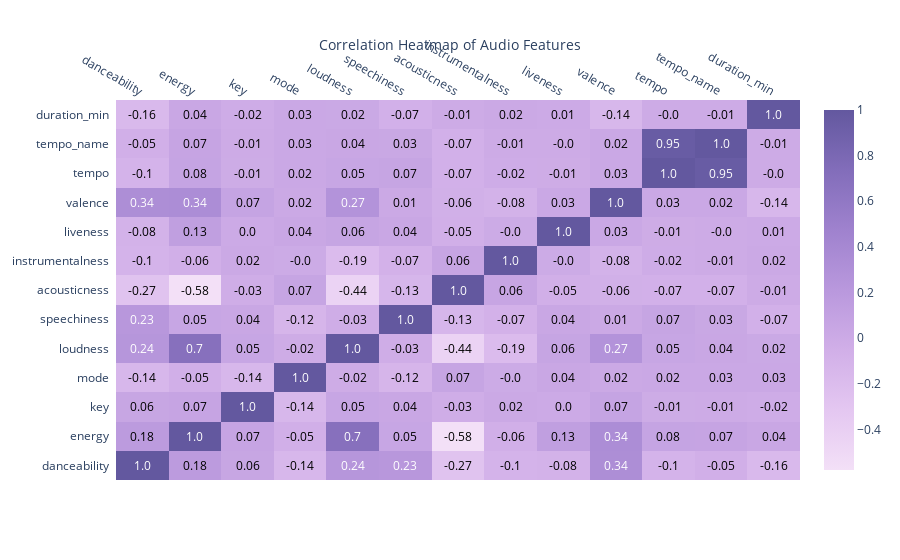

The cell this chart's notebook holds for it:
### Code cell
# Create a correlation matrix
corr = charts.corr()

# Convert the correlation matrix to a 1D array
corr_arr = np.array(corr)

# Create a heatmap
heatmap = ff.create_annotated_heatmap(
    z=corr_arr,
    x=list(corr.columns),
    y=list(corr.index),
    annotation_text=corr_arr.round(2),
    showscale=True,
    colorscale='Purp',
)

# Add title
heatmap.update_layout(title_text='Correlation Heatmap of Audio Features',
                      title_x=0.5,
                      title_font=dict(size=14),
                      )

# Display the heatmap
heatmap.show()

### Figure 1 — Plotly figure (JSON) as saved in the notebook; plotly's stock layout.template omitted (floating-point values rounded to 4 significant figures; data arrays with more than 128 entries replaced by an {"elided": "..."} marker saying what was removed)
{"data": [{"colorscale": [[0, "rgb(243, 224, 247)"], [0.1667, "rgb(228, 199, 241)"], [0.3333, "rgb(209, 175, 232)"], [0.5, "rgb(185, 152, 221)"], [0.6667, "rgb(159, 130, 206)"], [0.8333, "rgb(130, 109, 186)"], [1, "rgb(99, 88, 159)"]], "reversescale": false, "showscale": true, "type": "heatmap", "x": ["danceability", "energy", "key", "mode", "loudness", "speechiness", "acousticness", "instrumentalness", "liveness", "valence", "tempo", "tempo_name", "duration_min"], "y": ["danceability", "energy", "key", "mode", "loudness", "speechiness", "acousticness", "instrumentalness", "liveness", "valence", "tempo", "tempo_name", "duration_min"], "z": {"elided": "13x13 float values"}}], "layout": {"annotations": [{"font": {"color": "#FFFFFF"}, "showarrow": false, "text": "1.0", "x": "danceability", "xref": "x", "y": "danceability", "yref": "y"}, {"font": {"color": "#000000"}, "showarrow": false, "text": "0.18", "x": "energy", "xref": "x", "y": "danceability", "yref": "y"}, {"font": {"color": "#000000"}, "showarrow": false, "text": "0.06", "x": "key", "xref": "x", "y": "danceability", "yref": "y"}, {"font": {"color": "#000000"}, "showarrow": false, "text": "-0.14", "x": "mode", "xref": "x", "y": "danceability", "yref": "y"}, {"font": {"color": "#FFFFFF"}, "showarrow": false, "text": "0.24", "x": "loudness", "xref": "x", "y": "danceability", "yref": "y"}, {"font": {"color": "#FFFFFF"}, "showarrow": false, "text": "0.23", "x": "speechiness", "xref": "x", "y": "danceability", "yref": "y"}, {"font": {"color": "#000000"}, "showarrow": false, "text": "-0.27", "x": "acousticness", "xref": "x", "y": "danceability", "yref": "y"}, {"font": {"color": "#000000"}, "showarrow": false, "text": "-0.1", "x": "instrumentalness", "xref": "x", "y": "danceability", "yref": "y"}, {"font": {"color": "#000000"}, "showarrow": false, "text": "-0.08", "x": "liveness", "xref": "x", "y": "danceability", "yref": "y"}, {"font": {"color": "#FFFFFF"}, "showarrow": false, "text": "0.34", "x": "valence", "xref": "x", "y": "danceability", "yref": "y"}, {"font": {"color": "#000000"}, "showarrow": false, "text": "-0.1", "x": "tempo", "xref": "x", "y": "danceability", "yref": "y"}, {"font": {"color": "#000000"}, "showarrow": false, "text": "-0.05", "x": "tempo_name", "xref": "x", "y": "danceability", "yref": "y"}, {"font": {"color": "#000000"}, "showarrow": false, "text": "-0.16", "x": "duration_min", "xref": "x", "y": "danceability", "yref": "y"}, {"font": {"color": "#000000"}, "showarrow": false, "text": "0.18", "x": "danceability", "xref": "x", "y": "energy", "yref": "y"}, {"font": {"color": "#FFFFFF"}, "showarrow": false, "text": "1.0", "x": "energy", "xref": "x", "y": "energy", "yref": "y"}, {"font": {"color": "#000000"}, "showarrow": false, "text": "0.07", "x": "key", "xref": "x", "y": "energy", "yref": "y"}, {"font": {"color": "#000000"}, "showarrow": false, "text": "-0.05", "x": "mode", "xref": "x", "y": "energy", "yref": "y"}, {"font": {"color": "#FFFFFF"}, "showarrow": false, "text": "0.7", "x": "loudness", "xref": "x", "y": "energy", "yref": "y"}, {"font": {"color": "#000000"}, "showarrow": false, "text": "0.05", "x": "speechiness", "xref": "x", "y": "energy", "yref": "y"}, {"font": {"color": "#000000"}, "showarrow": false, "text": "-0.58", "x": "acousticness", "xref": "x", "y": "energy", "yref": "y"}, {"font": {"color": "#000000"}, "showarrow": false, "text": "-0.06", "x": "instrumentalness", "xref": "x", "y": "energy", "yref": "y"}, {"font": {"color": "#000000"}, "showarrow": false, "text": "0.13", "x": "liveness", "xref": "x", "y": "energy", "yref": "y"}, {"font": {"color": "#FFFFFF"}, "showarrow": false, "text": "0.34", "x": "valence", "xref": "x", "y": "energy", "yref": "y"}, {"font": {"color": "#000000"}, "showarrow": false, "text": "0.08", "x": "tempo", "xref": "x", "y": "energy", "yref": "y"}, {"font": {"color": "#000000"}, "showarrow": false, "text": "0.07", "x": "tempo_name", "xref": "x", "y": "energy", "yref": "y"}, {"font": {"color": "#000000"}, "showarrow": false, "text": "0.04", "x": "duration_min", "xref": "x", "y": "energy", "yref": "y"}, {"font": {"color": "#000000"}, "showarrow": false, "text": "0.06", "x": "danceability", "xref": "x", "y": "key", "yref": "y"}, {"font": {"color": "#000000"}, "showarrow": false, "text": "0.07", "x": "energy", "xref": "x", "y": "key", "yref": "y"}, {"font": {"color": "#FFFFFF"}, "showarrow": false, "text": "1.0", "x": "key", "xref": "x", "y": "key", "yref": "y"}, {"font": {"color": "#000000"}, "showarrow": false, "text": "-0.14", "x": "mode", "xref": "x", "y": "key", "yref": "y"}, {"font": {"color": "#000000"}, "showarrow": false, "text": "0.05", "x": "loudness", "xref": "x", "y": "key", "yref": "y"}, {"font": {"color": "#000000"}, "showarrow": false, "text": "0.04", "x": "speechiness", "xref": "x", "y": "key", "yref": "y"}, {"font": {"color": "#000000"}, "showarrow": false, "text": "-0.03", "x": "acousticness", "xref": "x", "y": "key", "yref": "y"}, {"font": {"color": "#000000"}, "showarrow": false, "text": "0.02", "x": "instrumentalness", "xref": "x", "y": "key", "yref": "y"}, {"font": {"color": "#000000"}, "showarrow": false, "text": "0.0", "x": "liveness", "xref": "x", "y": "key", "yref": "y"}, {"font": {"color": "#000000"}, "showarrow": false, "text": "0.07", "x": "valence", "xref": "x", "y": "key", "yref": "y"}, {"font": {"color": "#000000"}, "showarrow": false, "text": "-0.01", "x": "tempo", "xref": "x", "y": "key", "yref": "y"}, {"font": {"color": "#000000"}, "showarrow": false, "text": "-0.01", "x": "tempo_name", "xref": "x", "y": "key", "yref": "y"}, {"font": {"color": "#000000"}, "showarrow": false, "text": "-0.02", "x": "duration_min", "xref": "x", "y": "key", "yref": "y"}, {"font": {"color": "#000000"}, "showarrow": false, "text": "-0.14", "x": "danceability", "xref": "x", "y": "mode", "yref": "y"}, {"font": {"color": "#000000"}, "showarrow": false, "text": "-0.05", "x": "energy", "xref": "x", "y": "mode", "yref": "y"}, {"font": {"color": "#000000"}, "showarrow": false, "text": "-0.14", "x": "key", "xref": "x", "y": "mode", "yref": "y"}, {"font": {"color": "#FFFFFF"}, "showarrow": false, "text": "1.0", "x": "mode", "xref": "x", "y": "mode", "yref": "y"}, {"font": {"color": "#000000"}, "showarrow": false, "text": "-0.02", "x": "loudness", "xref": "x", "y": "mode", "yref": "y"}, {"font": {"color": "#000000"}, "showarrow": false, "text": "-0.12", "x": "speechiness", "xref": "x", "y": "mode", "yref": "y"}, {"font": {"color": "#000000"}, "showarrow": false, "text": "0.07", "x": "acousticness", "xref": "x", "y": "mode", "yref": "y"}, {"font": {"color": "#000000"}, "showarrow": false, "text": "-0.0", "x": "instrumentalness", "xref": "x", "y": "mode", "yref": "y"}, {"font": {"color": "#000000"}, "showarrow": false, "text": "0.04", "x": "liveness", "xref": "x", "y": "mode", "yref": "y"}, {"font": {"color": "#000000"}, "showarrow": false, "text": "0.02", "x": "valence", "xref": "x", "y": "mode", "yref": "y"}, {"font": {"color": "#000000"}, "showarrow": false, "text": "0.02", "x": "tempo", "xref": "x", "y": "mode", "yref": "y"}, {"font": {"color": "#000000"}, "showarrow": false, "text": "0.03", "x": "tempo_name", "xref": "x", "y": "mode", "yref": "y"}, {"font": {"color": "#000000"}, "showarrow": false, "text": "0.03", "x": "duration_min", "xref": "x", "y": "mode", "yref": "y"}, {"font": {"color": "#FFFFFF"}, "showarrow": false, "text": "0.24", "x": "danceability", "xref": "x", "y": "loudness", "yref": "y"}, {"font": {"color": "#FFFFFF"}, "showarrow": false, "text": "0.7", "x": "energy", "xref": "x", "y": "loudness", "yref": "y"}, {"font": {"color": "#000000"}, "showarrow": false, "text": "0.05", "x": "key", "xref": "x", "y": "loudness", "yref": "y"}, {"font": {"color": "#000000"}, "showarrow": false, "text": "-0.02", "x": "mode", "xref": "x", "y": "loudness", "yref": "y"}, {"font": {"color": "#FFFFFF"}, "showarrow": false, "text": "1.0", "x": "loudness", "xref": "x", "y": "loudness", "yref": "y"}, {"font": {"color": "#000000"}, "showarrow": false, "text": "-0.03", "x": "speechiness", "xref": "x", "y": "loudness", "yref": "y"}, {"font": {"color": "#000000"}, "showarrow": false, "text": "-0.44", "x": "acousticness", "xref": "x", "y": "loudness", "yref": "y"}, {"font": {"color": "#000000"}, "showarrow": false, "text": "-0.19", "x": "instrumentalness", "xref": "x", "y": "loudness", "yref": "y"}, {"font": {"color": "#000000"}, "showarrow": false, "text": "0.06", "x": "liveness", "xref": "x", "y": "loudness", "yref": "y"}, {"font": {"color": "#FFFFFF"}, "showarrow": false, "text": "0.27", "x": "valence", "xref": "x", "y": "loudness", "yref": "y"}, {"font": {"color": "#000000"}, "showarrow": false, "text": "0.05", "x": "tempo", "xref": "x", "y": "loudness", "yref": "y"}, {"font": {"color": "#000000"}, "showarrow": false, "text": "0.04", "x": "tempo_name", "xref": "x", "y": "loudness", "yref": "y"}, {"font": {"color": "#000000"}, "showarrow": false, "text": "0.02", "x": "duration_min", "xref": "x", "y": "loudness", "yref": "y"}, {"font": {"color": "#FFFFFF"}, "showarrow": false, "text": "0.23", "x": "danceability", "xref": "x", "y": "speechiness", "yref": "y"}, {"font": {"color": "#000000"}, "showarrow": false, "text": "0.05", "x": "energy", "xref": "x", "y": "speechiness", "yref": "y"}, {"font": {"color": "#000000"}, "showarrow": false, "text": "0.04", "x": "key", "xref": "x", "y": "speechiness", "yref": "y"}, {"font": {"color": "#000000"}, "showarrow": false, "text": "-0.12", "x": "mode", "xref": "x", "y": "speechiness", "yref": "y"}, {"font": {"color": "#000000"}, "showarrow": false, "text": "-0.03", "x": "loudness", "xref": "x", "y": "speechiness", "yref": "y"}, {"font": {"color": "#FFFFFF"}, "showarrow": false, "text": "1.0", "x": "speechiness", "xref": "x", "y": "speechiness", "yref": "y"}, {"font": {"color": "#000000"}, "showarrow": false, "text": "-0.13", "x": "acousticness", "xref": "x", "y": "speechiness", "yref": "y"}, {"font": {"color": "#000000"}, "showarrow": false, "text": "-0.07", "x": "instrumentalness", "xref": "x", "y": "speechiness", "yref": "y"}, {"font": {"color": "#000000"}, "showarrow": false, "text": "0.04", "x": "liveness", "xref": "x", "y": "speechiness", "yref": "y"}, {"font": {"color": "#000000"}, "showarrow": false, "text": "0.01", "x": "valence", "xref": "x", "y": "speechiness", "yref": "y"}, {"font": {"color": "#000000"}, "showarrow": false, "text": "0.07", "x": "tempo", "xref": "x", "y": "speechiness", "yref": "y"}, {"font": {"color": "#000000"}, "showarrow": false, "text": "0.03", "x": "tempo_name", "xref": "x", "y": "speechiness", "yref": "y"}, {"font": {"color": "#000000"}, "showarrow": false, "text": "-0.07", "x": "duration_min", "xref": "x", "y": "speechiness", "yref": "y"}, {"font": {"color": "#000000"}, "showarrow": false, "text": "-0.27", "x": "danceability", "xref": "x", "y": "acousticness", "yref": "y"}, {"font": {"color": "#000000"}, "showarrow": false, "text": "-0.58", "x": "energy", "xref": "x", "y": "acousticness", "yref": "y"}, {"font": {"color": "#000000"}, "showarrow": false, "text": "-0.03", "x": "key", "xref": "x", "y": "acousticness", "yref": "y"}, {"font": {"color": "#000000"}, "showarrow": false, "text": "0.07", "x": "mode", "xref": "x", "y": "acousticness", "yref": "y"}, {"font": {"color": "#000000"}, "showarrow": false, "text": "-0.44", "x": "loudness", "xref": "x", "y": "acousticness", "yref": "y"}, {"font": {"color": "#000000"}, "showarrow": false, "text": "-0.13", "x": "speechiness", "xref": "x", "y": "acousticness", "yref": "y"}, {"font": {"color": "#FFFFFF"}, "showarrow": false, "text": "1.0", "x": "acousticness", "xref": "x", "y": "acousticness", "yref": "y"}, {"font": {"color": "#000000"}, "showarrow": false, "text": "0.06", "x": "instrumentalness", "xref": "x", "y": "acousticness", "yref": "y"}, {"font": {"color": "#000000"}, "showarrow": false, "text": "-0.05", "x": "liveness", "xref": "x", "y": "acousticness", "yref": "y"}, {"font": {"color": "#000000"}, "showarrow": false, "text": "-0.06", "x": "valence", "xref": "x", "y": "acousticness", "yref": "y"}, {"font": {"color": "#000000"}, "showarrow": false, "text": "-0.07", "x": "tempo", "xref": "x", "y": "acousticness", "yref": "y"}, {"font": {"color": "#000000"}, "showarrow": false, "text": "-0.07", "x": "tempo_name", "xref": "x", "y": "acousticness", "yref": "y"}, {"font": {"color": "#000000"}, "showarrow": false, "text": "-0.01", "x": "duration_min", "xref": "x", "y": "acousticness", "yref": "y"}, {"font": {"color": "#000000"}, "showarrow": false, "text": "-0.1", "x": "danceability", "xref": "x", "y": "instrumentalness", "yref": "y"}, {"font": {"color": "#000000"}, "showarrow": false, "text": "-0.06", "x": "energy", "xref": "x", "y": "instrumentalness", "yref": "y"}, {"font": {"color": "#000000"}, "showarrow": false, "text": "0.02", "x": "key", "xref": "x", "y": "instrumentalness", "yref": "y"}, {"font": {"color": "#000000"}, "showarrow": false, "text": "-0.0", "x": "mode", "xref": "x", "y": "instrumentalness", "yref": "y"}, {"font": {"color": "#000000"}, "showarrow": false, "text": "-0.19", "x": "loudness", "xref": "x", "y": "instrumentalness", "yref": "y"}, {"font": {"color": "#000000"}, "showarrow": false, "text": "-0.07", "x": "speechiness", "xref": "x", "y": "instrumentalness", "yref": "y"}, {"font": {"color": "#000000"}, "showarrow": false, "text": "0.06", "x": "acousticness", "xref": "x", "y": "instrumentalness", "yref": "y"}, {"font": {"color": "#FFFFFF"}, "showarrow": false, "text": "1.0", "x": "instrumentalness", "xref": "x", "y": "instrumentalness", "yref": "y"}, {"font": {"color": "#000000"}, "showarrow": false, "text": "-0.0", "x": "liveness", "xref": "x", "y": "instrumentalness", "yref": "y"}, {"font": {"color": "#000000"}, "showarrow": false, "text": "-0.08", "x": "valence", "xref": "x", "y": "instrumentalness", "yref": "y"}, {"font": {"color": "#000000"}, "showarrow": false, "text": "-0.02", "x": "tempo", "xref": "x", "y": "instrumentalness", "yref": "y"}, {"font": {"color": "#000000"}, "showarrow": false, "text": "-0.01", "x": "tempo_name", "xref": "x", "y": "instrumentalness", "yref": "y"}, {"font": {"color": "#000000"}, "showarrow": false, "text": "0.02", "x": "duration_min", "xref": "x", "y": "instrumentalness", "yref": "y"}, {"font": {"color": "#000000"}, "showarrow": false, "text": "-0.08", "x": "danceability", "xref": "x", "y": "liveness", "yref": "y"}, {"font": {"color": "#000000"}, "showarrow": false, "text": "0.13", "x": "energy", "xref": "x", "y": "liveness", "yref": "y"}, {"font": {"color": "#000000"}, "showarrow": false, "text": "0.0", "x": "key", "xref": "x", "y": "liveness", "yref": "y"}, {"font": {"color": "#000000"}, "showarrow": false, "text": "0.04", "x": "mode", "xref": "x", "y": "liveness", "yref": "y"}, {"font": {"color": "#000000"}, "showarrow": false, "text": "0.06", "x": "loudness", "xref": "x", "y": "liveness", "yref": "y"}, {"font": {"color": "#000000"}, "showarrow": false, "text": "0.04", "x": "speechiness", "xref": "x", "y": "liveness", "yref": "y"}, {"font": {"color": "#000000"}, "showarrow": false, "text": "-0.05", "x": "acousticness", "xref": "x", "y": "liveness", "yref": "y"}, {"font": {"color": "#000000"}, "showarrow": false, "text": "-0.0", "x": "instrumentalness", "xref": "x", "y": "liveness", "yref": "y"}, {"font": {"color": "#FFFFFF"}, "showarrow": false, "text": "1.0", "x": "liveness", "xref": "x", "y": "liveness", "yref": "y"}, {"font": {"color": "#000000"}, "showarrow": false, "text": "0.03", "x": "valence", "xref": "x", "y": "liveness", "yref": "y"}, {"font": {"color": "#000000"}, "showarrow": false, "text": "-0.01", "x": "tempo", "xref": "x", "y": "liveness", "yref": "y"}, {"font": {"color": "#000000"}, "showarrow": false, "text": "-0.0", "x": "tempo_name", "xref": "x", "y": "liveness", "yref": "y"}, {"font": {"color": "#000000"}, "showarrow": false, "text": "0.01", "x": "duration_min", "xref": "x", "y": "liveness", "yref": "y"}, {"font": {"color": "#FFFFFF"}, "showarrow": false, "text": "0.34", "x": "danceability", "xref": "x", "y": "valence", "yref": "y"}, {"font": {"color": "#FFFFFF"}, "showarrow": false, "text": "0.34", "x": "energy", "xref": "x", "y": "valence", "yref": "y"}, {"font": {"color": "#000000"}, "showarrow": false, "text": "0.07", "x": "key", "xref": "x", "y": "valence", "yref": "y"}, {"font": {"color": "#000000"}, "showarrow": false, "text": "0.02", "x": "mode", "xref": "x", "y": "valence", "yref": "y"}, {"font": {"color": "#FFFFFF"}, "showarrow": false, "text": "0.27", "x": "loudness", "xref": "x", "y": "valence", "yref": "y"}, {"font": {"color": "#000000"}, "showarrow": false, "text": "0.01", "x": "speechiness", "xref": "x", "y": "valence", "yref": "y"}, {"font": {"color": "#000000"}, "showarrow": false, "text": "-0.06", "x": "acousticness", "xref": "x", "y": "valence", "yref": "y"}, {"font": {"color": "#000000"}, "showarrow": false, "text": "-0.08", "x": "instrumentalness", "xref": "x", "y": "valence", "yref": "y"}, {"font": {"color": "#000000"}, "showarrow": false, "text": "0.03", "x": "liveness", "xref": "x", "y": "valence", "yref": "y"}, {"font": {"color": "#FFFFFF"}, "showarrow": false, "text": "1.0", "x": "valence", "xref": "x", "y": "valence", "yref": "y"}, {"font": {"color": "#000000"}, "showarrow": false, "text": "0.03", "x": "tempo", "xref": "x", "y": "valence", "yref": "y"}, {"font": {"color": "#000000"}, "showarrow": false, "text": "0.02", "x": "tempo_name", "xref": "x", "y": "valence", "yref": "y"}, {"font": {"color": "#000000"}, "showarrow": false, "text": "-0.14", "x": "duration_min", "xref": "x", "y": "valence", "yref": "y"}, {"font": {"color": "#000000"}, "showarrow": false, "text": "-0.1", "x": "danceability", "xref": "x", "y": "tempo", "yref": "y"}, {"font": {"color": "#000000"}, "showarrow": false, "text": "0.08", "x": "energy", "xref": "x", "y": "tempo", "yref": "y"}, {"font": {"color": "#000000"}, "showarrow": false, "text": "-0.01", "x": "key", "xref": "x", "y": "tempo", "yref": "y"}, {"font": {"color": "#000000"}, "showarrow": false, "text": "0.02", "x": "mode", "xref": "x", "y": "tempo", "yref": "y"}, {"font": {"color": "#000000"}, "showarrow": false, "text": "0.05", "x": "loudness", "xref": "x", "y": "tempo", "yref": "y"}, {"font": {"color": "#000000"}, "showarrow": false, "text": "0.07", "x": "speechiness", "xref": "x", "y": "tempo", "yref": "y"}, {"font": {"color": "#000000"}, "showarrow": false, "text": "-0.07", "x": "acousticness", "xref": "x", "y": "tempo", "yref": "y"}, {"font": {"color": "#000000"}, "showarrow": false, "text": "-0.02", "x": "instrumentalness", "xref": "x", "y": "tempo", "yref": "y"}, {"font": {"color": "#000000"}, "showarrow": false, "text": "-0.01", "x": "liveness", "xref": "x", "y": "tempo", "yref": "y"}, {"font": {"color": "#000000"}, "showarrow": false, "text": "0.03", "x": "valence", "xref": "x", "y": "tempo", "yref": "y"}, {"font": {"color": "#FFFFFF"}, "showarrow": false, "text": "1.0", "x": "tempo", "xref": "x", "y": "tempo", "yref": "y"}, {"font": {"color": "#FFFFFF"}, "showarrow": false, "text": "0.95", "x": "tempo_name", "xref": "x", "y": "tempo", "yref": "y"}, {"font": {"color": "#000000"}, "showarrow": false, "text": "-0.0", "x": "duration_min", "xref": "x", "y": "tempo", "yref": "y"}, {"font": {"color": "#000000"}, "showarrow": false, "text": "-0.05", "x": "danceability", "xref": "x", "y": "tempo_name", "yref": "y"}, {"font": {"color": "#000000"}, "showarrow": false, "text": "0.07", "x": "energy", "xref": "x", "y": "tempo_name", "yref": "y"}, {"font": {"color": "#000000"}, "showarrow": false, "text": "-0.01", "x": "key", "xref": "x", "y": "tempo_name", "yref": "y"}, {"font": {"color": "#000000"}, "showarrow": false, "text": "0.03", "x": "mode", "xref": "x", "y": "tempo_name", "yref": "y"}, {"font": {"color": "#000000"}, "showarrow": false, "text": "0.04", "x": "loudness", "xref": "x", "y": "tempo_name", "yref": "y"}, {"font": {"color": "#000000"}, "showarrow": false, "text": "0.03", "x": "speechiness", "xref": "x", "y": "tempo_name", "yref": "y"}, {"font": {"color": "#000000"}, "showarrow": false, "text": "-0.07", "x": "acousticness", "xref": "x", "y": "tempo_name", "yref": "y"}, {"font": {"color": "#000000"}, "showarrow": false, "text": "-0.01", "x": "instrumentalness", "xref": "x", "y": "tempo_name", "yref": "y"}, {"font": {"color": "#000000"}, "showarrow": false, "text": "-0.0", "x": "liveness", "xref": "x", "y": "tempo_name", "yref": "y"}, {"font": {"color": "#000000"}, "showarrow": false, "text": "0.02", "x": "valence", "xref": "x", "y": "tempo_name", "yref": "y"}, {"font": {"color": "#FFFFFF"}, "showarrow": false, "text": "0.95", "x": "tempo", "xref": "x", "y": "tempo_name", "yref": "y"}, {"font": {"color": "#FFFFFF"}, "showarrow": false, "text": "1.0", "x": "tempo_name", "xref": "x", "y": "tempo_name", "yref": "y"}, {"font": {"color": "#000000"}, "showarrow": false, "text": "-0.01", "x": "duration_min", "xref": "x", "y": "tempo_name", "yref": "y"}, {"font": {"color": "#000000"}, "showarrow": false, "text": "-0.16", "x": "danceability", "xref": "x", "y": "duration_min", "yref": "y"}, {"font": {"color": "#000000"}, "showarrow": false, "text": "0.04", "x": "energy", "xref": "x", "y": "duration_min", "yref": "y"}, {"font": {"color": "#000000"}, "showarrow": false, "text": "-0.02", "x": "key", "xref": "x", "y": "duration_min", "yref": "y"}, {"font": {"color": "#000000"}, "showarrow": false, "text": "0.03", "x": "mode", "xref": "x", "y": "duration_min", "yref": "y"}, {"font": {"color": "#000000"}, "showarrow": false, "text": "0.02", "x": "loudness", "xref": "x", "y": "duration_min", "yref": "y"}, {"font": {"color": "#000000"}, "showarrow": false, "text": "-0.07", "x": "speechiness", "xref": "x", "y": "duration_min", "yref": "y"}, {"font": {"color": "#000000"}, "showarrow": false, "text": "-0.01", "x": "acousticness", "xref": "x", "y": "duration_min", "yref": "y"}, {"font": {"color": "#000000"}, "showarrow": false, "text": "0.02", "x": "instrumentalness", "xref": "x", "y": "duration_min", "yref": "y"}, {"font": {"color": "#000000"}, "showarrow": false, "text": "0.01", "x": "liveness", "xref": "x", "y": "duration_min", "yref": "y"}, {"font": {"color": "#000000"}, "showarrow": false, "text": "-0.14", "x": "valence", "xref": "x", "y": "duration_min", "yref": "y"}, {"font": {"color": "#000000"}, "showarrow": false, "text": "-0.0", "x": "tempo", "xref": "x", "y": "duration_min", "yref": "y"}, {"font": {"color": "#000000"}, "showarrow": false, "text": "-0.01", "x": "tempo_name", "xref": "x", "y": "duration_min", "yref": "y"}, {"font": {"color": "#FFFFFF"}, "showarrow": false, "text": "1.0", "x": "duration_min", "xref": "x", "y": "duration_min", "yref": "y"}], "title": {"font": {"size": 14}, "text": "Correlation Heatmap of Audio Features", "x": 0.5}, "xaxis": {"dtick": 1, "gridcolor": "rgb(0, 0, 0)", "side": "top", "ticks": ""}, "yaxis": {"dtick": 1, "ticks": "", "ticksuffix": "  "}}}
